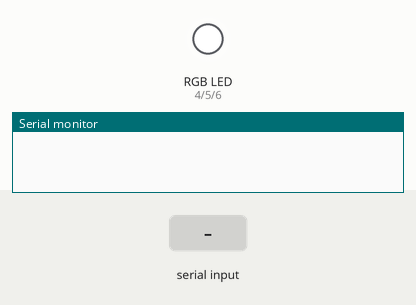
This sketch was run on a simulated Arduino Uno, built with avr-gcc and run on an emulated ATmega328P. Shown: an RGB LED mixed from three pins (HIGH = lit), the last lines printed to the serial monitor. Inputs (shaded band) come from the test bench.

Above: at 1.2 s.
1.3 s: "r" received over Serial
At 2.1 s:
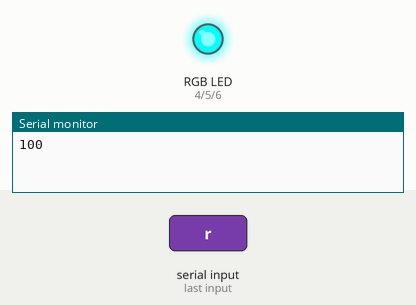
2.8 s: "b" received over Serial
At 3.3 s:
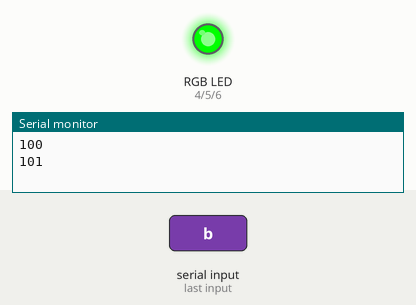
4.3 s: "g" received over Serial
At 5.5 s:
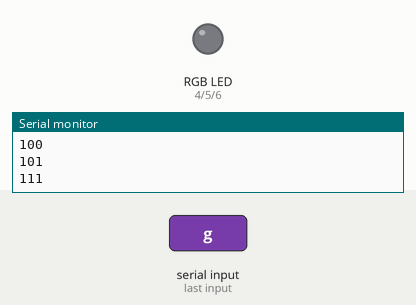
5.8 s: "r" received over Serial
At 6.7 s:
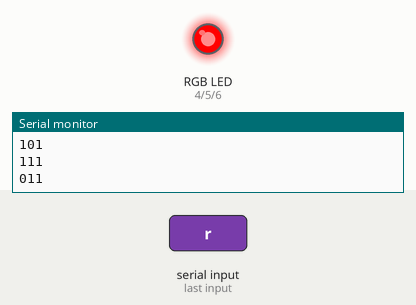
7.3 s: "b" received over Serial
At 7.9 s:
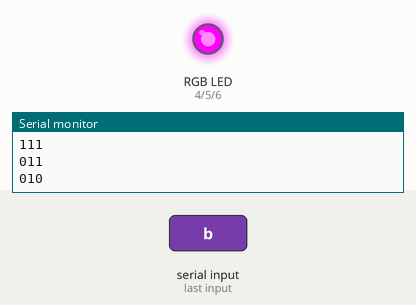
8.8 s: "x" received over Serial
At 10.2 s:
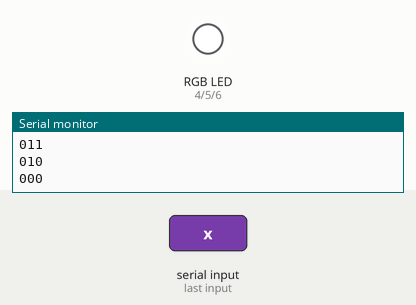
Timing chart, 0 to 11.3 s (numbered marks = the images above; inputs shaded):
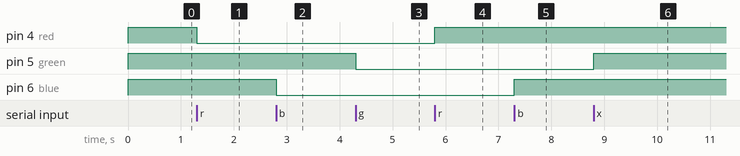

The sketch:

RGB-Serial.ino
```cpp
int red=4,blue=6,green=5;
int r=0,g=0,b=0;
void setup() {
  // put your setup code here, to run once:
  pinMode(4,OUTPUT);
  pinMode(5,OUTPUT);
  pinMode(6,OUTPUT);
  Serial.begin(9600);
  digitalWrite(red,HIGH);
  digitalWrite(blue,HIGH);
  digitalWrite(green,HIGH);
}
char c;
void loop() {
  // put your main code here, to run repeatedly:
  c=Serial.read();
  if (c=='r') {
    if (!r) digitalWrite(red,LOW);
    else digitalWrite(red,HIGH);
    r=1-r;
    Serial.print(r);
    Serial.print(g);
    Serial.print(b);
    Serial.println();
  }
  if (c=='b') {
    if (!b) digitalWrite(blue,LOW);
    else digitalWrite(blue,HIGH);
    b=1-b;
    Serial.print(r);
    Serial.print(g);
    Serial.print(b);
    Serial.println();
  }
  if (c=='g') {
    if (!g) digitalWrite(green,LOW);
    else digitalWrite(green,HIGH);
    g=1-g;
    Serial.print(r);
    Serial.print(g);
    Serial.print(b);
    Serial.println();
  }
  if (c=='x') {
    digitalWrite(red,HIGH);
    digitalWrite(blue,HIGH);
    digitalWrite(green,HIGH);
    r=0;
    b=0;
    g=0;
    Serial.print(r);
    Serial.print(g);
    Serial.print(b);
    Serial.println();
  }
}
```

Measured:
- after the input at 1.3 s, pin 4 (red): HIGH → LOW at once
- after the input at 2.8 s, pin 6 (blue): HIGH → LOW at once
- after the input at 4.3 s, pin 5 (green): HIGH → LOW at once
- after the input at 5.8 s, pin 4 (red): LOW → HIGH at once
- after the input at 7.3 s, pin 6 (blue): LOW → HIGH at once
- after the input at 8.8 s, pin 5 (green): LOW → HIGH at once
